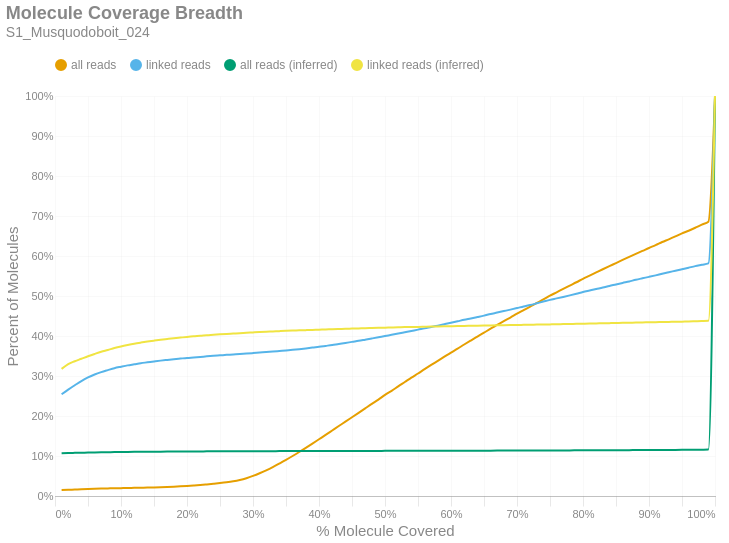

The code cell stored with this chart in its notebook:
### Markdown cell above
### Molecule Read Coverage
This chart shows molecule coverage breadth as computed by the number of bases aligned to that molecule. In other words, "*how much of each unique long molecule is actually sequenced/aligned?*" Keep in mind there is a distinction between sequences and alignments, since some sequences belonging to a particular molecule may not align well and wouldn't appear in the alignment data. This chart also shows molecule coverage breadth as computed by the *inferred fragment* from which the aligned sequences originate. Unlike read coverage, this calculation takes into account the total insert size, including unsequenced gaps between the forward and reverse reads. Like the previous figures, these are cumulative percents.

### Code cell
if SKIPLR:
    print_html(f"Skipped")
else:
    binned_df = consolidated_hist(valids['coverage_bp'], mask, 0.01, True)
    binned_df_inf = consolidated_hist(valids['coverage_inserts'], mask, 0.01, True)
    binned_df = binned_df.with_columns(pl.lit(binned_df_inf['all reads (cumsum)']).alias('all reads (inferred)'))
    binned_df = binned_df.with_columns(pl.lit(binned_df_inf['linked reads (cumsum)']).alias('linked reads (inferred)'))
    binned_df = binned_df.with_columns(
        (pl.col('bin').cast(pl.Float64) + 0.01).alias('right_edge')
    )

    with SafeRender(binned_df):
        (
            density_plot(binned_df, 'Molecule Coverage Breadth', samplename, 'molcov', ['all reads (inferred)','linked reads (inferred)'])
            .encode(
                #x=alt.X('bin:Q', title="% Molecule Covered").axis(format = '%').scale(padding=0),
                x=alt.X('right_edge:Q', title="% Molecule Covered").axis(format='%').scale(padding=0),
                y=alt.Y('value:Q', title='Percent of Molecules')
                    .axis(format='%')
                    .stack(False)
                    .scale(domainMin=0, padding=0),
                color=alt.Color("key:N").scale(domain = ["all reads", "linked reads", "all reads (inferred)", "linked reads (inferred)"]),
                tooltip = [
                    alt.Tooltip("key:N", title = "Data Type"),
                    alt.Tooltip("range_label:N", title="% Molecule Covered"),
                    alt.Tooltip("value:Q", format = ".2%", title="% Molecules")
                ]
            )
        ).display()

### Figure 1 — Vega-Lite specification as saved in the notebook (floating-point values rounded to 4 significant figures)
{"width": "container", "height": 400, "config": {"title": {"anchor": "start", "dy": -15, "fontSize": 18, "color": "#888888", "subtitleColor": "#888888", "subtitleFontSize": 14}, "arc": {"fill": "#0072B2"}, "axis": {"domainColor": "#888888", "domainWidth": 0.5, "gridWidth": 0.2, "grid": false, "titleFontWeight": 400, "titleFontSize": 15, "labelFontSize": 11, "labelColor": "#888888", "tickColor": "#888888", "tickWidth": 0.2, "titleColor": "#888888"}, "axisBand": {"grid": false}, "axisX": {"grid": true, "tickSize": 10, "domainCap": "round"}, "axisY": {"domain": false, "grid": true, "tickSize": 0, "domainCap": "round"}, "background": "transparent", "header": {"labelFontSize": 15, "labelColor": "#888888", "titleFontSize": 15, "titleFontWeight": 600, "titleColor": "#888888"}, "legend": {"labelFont": "sans-serif", "labelFontSize": 12, "labelColor": "#888888", "symbolSize": 100, "symbolType": "circle", "titleFontSize": 12, "titlePadding": 10, "titleColor": "#888888", "title": null, "orient": "top"}, "range": {"category": ["#E69F00", "#56B4E9", "#009E73", "#F0E442", "#0072B2", "#D55E00", "#CC79A7", "#000000"], "diverging": ["#cfe8f3", "#a2d4ec", "#73bfe2", "#46abdb", "#1696d2", "#12719e"]}, "area": {"fill": "#0072B2", "fillOpacity": 0.7, "line": true, "strokeOpacity": 0.7}, "line": {"color": "#0072B2", "stroke": "#0072B2", "strokeWidth": 2}, "trail": {"color": "#0072B2", "stroke": "#0072B2", "strokeWidth": 0, "size": 1}, "point": {"filled": true, "fillOpacity": 1.0, "size": 95}, "text": {"color": "#888888", "fontSize": 11, "align": "right", "fontWeight": 400, "size": 11}, "bar": {"fill": "#0072B2", "stroke": null}, "view": {"stroke": null, "continuousWidth": 660, "continuousHeight": 400}}, "data": {"name": "data-68e286b307b3de48590c637b1cf5dc15"}, "mark": {"type": "line", "interpolate": "monotone", "point": {"opacity": 0, "size": 275}}, "encoding": {"color": {"field": "key", "scale": {"domain": ["all reads", "linked reads", "all reads (inferred)", "linked reads (inferred)"]}, "type": "nominal"}, "tooltip": [{"field": "key", "title": "Data Type", "type": "nominal"}, {"field": "range_label", "title": "% Molecule Covered", "type": "nominal"}, {"field": "value", "format": ".2%", "title": "% Molecules", "type": "quantitative"}], "x": {"axis": {"format": "%"}, "field": "right_edge", "scale": {"padding": 0}, "title": "% Molecule Covered", "type": "quantitative"}, "y": {"axis": {"format": "%"}, "field": "value", "scale": {"domainMin": 0, "padding": 0}, "stack": false, "title": "Percent of Molecules", "type": "quantitative"}}, "params": [{"name": "param_c36ac31b6afebe62", "select": {"type": "point", "fields": ["key"]}, "bind": "legend"}], "title": {"text": "Molecule Coverage Breadth", "subtitle": "S1_Musquodoboit_024"}, "transform": [{"fold": ["all reads (cumsum)", "linked reads (cumsum)", "all reads (inferred)", "linked reads (inferred)"]}, {"calculate": "replace(datum.key, ' (cumsum)', '')", "as": "key"}, {"filter": {"param": "param_c36ac31b6afebe62"}}], "usermeta": {"embedOptions": {"downloadFileName": "S1_Musquodoboit_024.molcov"}}, "$schema": "https://vega.github.io/schema/vega-lite/v6.1.0.json", "datasets": {"data-68e286b307b3de48590c637b1cf5dc15": [{"bin": "0.0", "interval": "0.0-0.01", "all reads": 0.0147, "linked reads": 0.2545, "all reads (cumsum)": 0.0147, "linked reads (cumsum)": 0.2545, "range_label": "0.0-0.01", "all reads (inferred)": 0.1068, "linked reads (inferred)": 0.3178, "right_edge": 0.01}, {"bin": "0.01", "interval": "0.01-0.02", "all reads": 0.0007849, "linked reads": 0.01147, "all reads (cumsum)": 0.01549, "linked reads (cumsum)": 0.2659, "range_label": "0.01-0.02", "all reads (inferred)": 0.1075, "linked reads (inferred)": 0.3298, "right_edge": 0.02}, {"bin": "0.02", "interval": "0.02-0.03", "all reads": 0.0007235, "linked reads": 0.01092, "all reads (cumsum)": 0.01621, "linked reads (cumsum)": 0.2769, "range_label": "0.02-0.03", "all reads (inferred)": 0.1079, "linked reads (inferred)": 0.3369, "right_edge": 0.03}, {"bin": "0.03", "interval": "0.03-0.04", "all reads": 0.0007484, "linked reads": 0.01056, "all reads (cumsum)": 0.01696, "linked reads (cumsum)": 0.2874, "range_label": "0.03-0.04", "all reads (inferred)": 0.1082, "linked reads (inferred)": 0.3431, "right_edge": 0.04}, {"bin": "0.04", "interval": "0.04-0.05", "all reads": 0.0006142, "linked reads": 0.008957, "all reads (cumsum)": 0.01757, "linked reads (cumsum)": 0.2964, "range_label": "0.04-0.05", "all reads (inferred)": 0.1086, "linked reads (inferred)": 0.3494, "right_edge": 0.05}, {"bin": "0.05", "interval": "0.05-0.06", "all reads": 0.0005437, "linked reads": 0.007431, "all reads (cumsum)": 0.01812, "linked reads (cumsum)": 0.3038, "range_label": "0.05-0.06", "all reads (inferred)": 0.109, "linked reads (inferred)": 0.3552, "right_edge": 0.06}, {"bin": "0.06", "interval": "0.06-0.07", "all reads": 0.0004401, "linked reads": 0.005971, "all reads (cumsum)": 0.01856, "linked reads (cumsum)": 0.3098, "range_label": "0.06-0.07", "all reads (inferred)": 0.1093, "linked reads (inferred)": 0.3606, "right_edge": 0.07}, {"bin": "0.07", "interval": "0.07-0.08", "all reads": 0.000385, "linked reads": 0.005017, "all reads (cumsum)": 0.01894, "linked reads (cumsum)": 0.3148, "range_label": "0.07-0.08", "all reads (inferred)": 0.1095, "linked reads (inferred)": 0.365, "right_edge": 0.08}, {"bin": "0.08", "interval": "0.08-0.09", "all reads": 0.0003864, "linked reads": 0.004773, "all reads (cumsum)": 0.01933, "linked reads (cumsum)": 0.3196, "range_label": "0.08-0.09", "all reads (inferred)": 0.1098, "linked reads (inferred)": 0.3698, "right_edge": 0.09}, {"bin": "0.09", "interval": "0.09-0.1", "all reads": 0.0003538, "linked reads": 0.003603, "all reads (cumsum)": 0.01968, "linked reads (cumsum)": 0.3232, "range_label": "0.09-0.1", "all reads (inferred)": 0.11, "linked reads (inferred)": 0.3739, "right_edge": 0.1}, {"bin": "0.1", "interval": "0.1-0.11", "all reads": 0.0003519, "linked reads": 0.003379, "all reads (cumsum)": 0.02003, "linked reads (cumsum)": 0.3265, "range_label": "0.1-0.11", "all reads (inferred)": 0.1102, "linked reads (inferred)": 0.3774, "right_edge": 0.11}, {"bin": "0.11", "interval": "0.11-0.12", "all reads": 0.0003275, "linked reads": 0.002724, "all reads (cumsum)": 0.02036, "linked reads (cumsum)": 0.3293, "range_label": "0.11-0.12", "all reads (inferred)": 0.1104, "linked reads (inferred)": 0.3807, "right_edge": 0.12}, {"bin": "0.12", "interval": "0.12-0.13", "all reads": 0.0003586, "linked reads": 0.002752, "all reads (cumsum)": 0.02072, "linked reads (cumsum)": 0.332, "range_label": "0.12-0.13", "all reads (inferred)": 0.1105, "linked reads (inferred)": 0.3835, "right_edge": 0.13}, {"bin": "0.13", "interval": "0.13-0.14", "all reads": 0.0003457, "linked reads": 0.002143, "all reads (cumsum)": 0.02107, "linked reads (cumsum)": 0.3342, "range_label": "0.13-0.14", "all reads (inferred)": 0.1107, "linked reads (inferred)": 0.386, "right_edge": 0.14}, {"bin": "0.14", "interval": "0.14-0.15", "all reads": 0.0004051, "linked reads": 0.002171, "all reads (cumsum)": 0.02147, "linked reads (cumsum)": 0.3363, "range_label": "0.14-0.15", "all reads (inferred)": 0.1108, "linked reads (inferred)": 0.3883, "right_edge": 0.15}, {"bin": "0.15", "interval": "0.15-0.16", "all reads": 0.0004862, "linked reads": 0.002096, "all reads (cumsum)": 0.02196, "linked reads (cumsum)": 0.3384, "range_label": "0.15-0.16", "all reads (inferred)": 0.1109, "linked reads (inferred)": 0.3905, "right_edge": 0.16}, {"bin": "0.16", "interval": "0.16-0.17", "all reads": 0.0005869, "linked reads": 0.001788, "all reads (cumsum)": 0.02254, "linked reads (cumsum)": 0.3402, "range_label": "0.16-0.17", "all reads (inferred)": 0.111, "linked reads (inferred)": 0.3924, "right_edge": 0.17}, {"bin": "0.17", "interval": "0.17-0.18", "all reads": 0.0007158, "linked reads": 0.001713, "all reads (cumsum)": 0.02326, "linked reads (cumsum)": 0.3419, "range_label": "0.17-0.18", "all reads (inferred)": 0.1111, "linked reads (inferred)": 0.3943, "right_edge": 0.18}, {"bin": "0.18", "interval": "0.18-0.19", "all reads": 0.0008525, "linked reads": 0.00161, "all reads (cumsum)": 0.02411, "linked reads (cumsum)": 0.3435, "range_label": "0.18-0.19", "all reads (inferred)": 0.1112, "linked reads (inferred)": 0.396, "right_edge": 0.19}, {"bin": "0.19", "interval": "0.19-0.2", "all reads": 0.0009953, "linked reads": 0.001591, "all reads (cumsum)": 0.02511, "linked reads (cumsum)": 0.3451, "range_label": "0.19-0.2", "all reads (inferred)": 0.1113, "linked reads (inferred)": 0.3978, "right_edge": 0.2}, {"bin": "0.2", "interval": "0.2-0.21", "all reads": 0.001138, "linked reads": 0.001226, "all reads (cumsum)": 0.02625, "linked reads (cumsum)": 0.3464, "range_label": "0.2-0.21", "all reads (inferred)": 0.1114, "linked reads (inferred)": 0.3993, "right_edge": 0.21}, {"bin": "0.21", "interval": "0.21-0.22", "all reads": 0.001243, "linked reads": 0.00132, "all reads (cumsum)": 0.02749, "linked reads (cumsum)": 0.3477, "range_label": "0.21-0.22", "all reads (inferred)": 0.1115, "linked reads (inferred)": 0.4004, "right_edge": 0.22}, {"bin": "0.22", "interval": "0.22-0.23", "all reads": 0.001486, "linked reads": 0.001488, "all reads (cumsum)": 0.02898, "linked reads (cumsum)": 0.3492, "range_label": "0.22-0.23", "all reads (inferred)": 0.1116, "linked reads (inferred)": 0.4019, "right_edge": 0.23}, {"bin": "0.23", "interval": "0.23-0.24", "all reads": 0.001563, "linked reads": 0.001292, "all reads (cumsum)": 0.03054, "linked reads (cumsum)": 0.3505, "range_label": "0.23-0.24", "all reads (inferred)": 0.1116, "linked reads (inferred)": 0.4029, "right_edge": 0.24}, {"bin": "0.24", "interval": "0.24-0.25", "all reads": 0.001681, "linked reads": 0.001189, "all reads (cumsum)": 0.03222, "linked reads (cumsum)": 0.3516, "range_label": "0.24-0.25", "all reads (inferred)": 0.1117, "linked reads (inferred)": 0.4041, "right_edge": 0.25}, {"bin": "0.25", "interval": "0.25-0.26", "all reads": 0.001959, "linked reads": 0.001207, "all reads (cumsum)": 0.03418, "linked reads (cumsum)": 0.3529, "range_label": "0.25-0.26", "all reads (inferred)": 0.1118, "linked reads (inferred)": 0.4051, "right_edge": 0.26}, {"bin": "0.26", "interval": "0.26-0.27", "all reads": 0.002502, "linked reads": 0.001161, "all reads (cumsum)": 0.03668, "linked reads (cumsum)": 0.354, "range_label": "0.26-0.27", "all reads (inferred)": 0.1118, "linked reads (inferred)": 0.4061, "right_edge": 0.27}, {"bin": "0.27", "interval": "0.27-0.28", "all reads": 0.003365, "linked reads": 0.001217, "all reads (cumsum)": 0.04005, "linked reads (cumsum)": 0.3552, "range_label": "0.27-0.28", "all reads (inferred)": 0.1119, "linked reads (inferred)": 0.4071, "right_edge": 0.28}, {"bin": "0.28", "interval": "0.28-0.29", "all reads": 0.004504, "linked reads": 0.0008891, "all reads (cumsum)": 0.04455, "linked reads (cumsum)": 0.3561, "range_label": "0.28-0.29", "all reads (inferred)": 0.1119, "linked reads (inferred)": 0.408, "right_edge": 0.29}, {"bin": "0.29", "interval": "0.29-0.3", "all reads": 0.00567, "linked reads": 0.001161, "all reads (cumsum)": 0.05022, "linked reads (cumsum)": 0.3573, "range_label": "0.29-0.3", "all reads (inferred)": 0.112, "linked reads (inferred)": 0.409, "right_edge": 0.3}, {"bin": "0.3", "interval": "0.3-0.31", "all reads": 0.006585, "linked reads": 0.001273, "all reads (cumsum)": 0.0568, "linked reads (cumsum)": 0.3586, "range_label": "0.3-0.31", "all reads (inferred)": 0.1121, "linked reads (inferred)": 0.4099, "right_edge": 0.31}, {"bin": "0.31", "interval": "0.31-0.32", "all reads": 0.007429, "linked reads": 0.001189, "all reads (cumsum)": 0.06423, "linked reads (cumsum)": 0.3597, "range_label": "0.31-0.32", "all reads (inferred)": 0.1121, "linked reads (inferred)": 0.4107, "right_edge": 0.32}, {"bin": "0.32", "interval": "0.32-0.33", "all reads": 0.008134, "linked reads": 0.001338, "all reads (cumsum)": 0.07237, "linked reads (cumsum)": 0.3611, "range_label": "0.32-0.33", "all reads (inferred)": 0.1121, "linked reads (inferred)": 0.4114, "right_edge": 0.33}, {"bin": "0.33", "interval": "0.33-0.34", "all reads": 0.008809, "linked reads": 0.001479, "all reads (cumsum)": 0.08118, "linked reads (cumsum)": 0.3626, "range_label": "0.33-0.34", "all reads (inferred)": 0.1122, "linked reads (inferred)": 0.4122, "right_edge": 0.34}, {"bin": "0.34", "interval": "0.34-0.35", "all reads": 0.009119, "linked reads": 0.001488, "all reads (cumsum)": 0.0903, "linked reads (cumsum)": 0.364, "range_label": "0.34-0.35", "all reads (inferred)": 0.1122, "linked reads (inferred)": 0.4129, "right_edge": 0.35}, {"bin": "0.35", "interval": "0.35-0.36", "all reads": 0.009684, "linked reads": 0.00146, "all reads (cumsum)": 0.09998, "linked reads (cumsum)": 0.3655, "range_label": "0.35-0.36", "all reads (inferred)": 0.1123, "linked reads (inferred)": 0.4135, "right_edge": 0.36}, {"bin": "0.36", "interval": "0.36-0.37", "all reads": 0.01, "linked reads": 0.001647, "all reads (cumsum)": 0.11, "linked reads (cumsum)": 0.3672, "range_label": "0.36-0.37", "all reads (inferred)": 0.1123, "linked reads (inferred)": 0.4141, "right_edge": 0.37}, {"bin": "0.37", "interval": "0.37-0.38", "all reads": 0.01038, "linked reads": 0.001853, "all reads (cumsum)": 0.1204, "linked reads (cumsum)": 0.369, "range_label": "0.37-0.38", "all reads (inferred)": 0.1124, "linked reads (inferred)": 0.4147, "right_edge": 0.38}, {"bin": "0.38", "interval": "0.38-0.39", "all reads": 0.01058, "linked reads": 0.002143, "all reads (cumsum)": 0.1309, "linked reads (cumsum)": 0.3711, "range_label": "0.38-0.39", "all reads (inferred)": 0.1124, "linked reads (inferred)": 0.4153, "right_edge": 0.39}, {"bin": "0.39", "interval": "0.39-0.4", "all reads": 0.01088, "linked reads": 0.001872, "all reads (cumsum)": 0.1418, "linked reads (cumsum)": 0.373, "range_label": "0.39-0.4", "all reads (inferred)": 0.1124, "linked reads (inferred)": 0.4158, "right_edge": 0.4}, {"bin": "0.4", "interval": "0.4-0.41", "all reads": 0.01081, "linked reads": 0.002246, "all reads (cumsum)": 0.1526, "linked reads (cumsum)": 0.3753, "range_label": "0.4-0.41", "all reads (inferred)": 0.1125, "linked reads (inferred)": 0.4164, "right_edge": 0.41}, {"bin": "0.41", "interval": "0.41-0.42", "all reads": 0.01113, "linked reads": 0.002274, "all reads (cumsum)": 0.1638, "linked reads (cumsum)": 0.3775, "range_label": "0.41-0.42", "all reads (inferred)": 0.1125, "linked reads (inferred)": 0.4168, "right_edge": 0.42}, {"bin": "0.42", "interval": "0.42-0.43", "all reads": 0.01115, "linked reads": 0.002611, "all reads (cumsum)": 0.1749, "linked reads (cumsum)": 0.3802, "range_label": "0.42-0.43", "all reads (inferred)": 0.1126, "linked reads (inferred)": 0.4174, "right_edge": 0.43}, {"bin": "0.43", "interval": "0.43-0.44", "all reads": 0.01085, "linked reads": 0.002424, "all reads (cumsum)": 0.1858, "linked reads (cumsum)": 0.3826, "range_label": "0.43-0.44", "all reads (inferred)": 0.1126, "linked reads (inferred)": 0.418, "right_edge": 0.44}, {"bin": "0.44", "interval": "0.44-0.45", "all reads": 0.01108, "linked reads": 0.002714, "all reads (cumsum)": 0.1968, "linked reads (cumsum)": 0.3853, "range_label": "0.44-0.45", "all reads (inferred)": 0.1126, "linked reads (inferred)": 0.4185, "right_edge": 0.45}, {"bin": "0.45", "interval": "0.45-0.46", "all reads": 0.01111, "linked reads": 0.002564, "all reads (cumsum)": 0.2079, "linked reads (cumsum)": 0.3879, "range_label": "0.45-0.46", "all reads (inferred)": 0.1127, "linked reads (inferred)": 0.419, "right_edge": 0.46}, {"bin": "0.46", "interval": "0.46-0.47", "all reads": 0.01115, "linked reads": 0.002957, "all reads (cumsum)": 0.2191, "linked reads (cumsum)": 0.3908, "range_label": "0.46-0.47", "all reads (inferred)": 0.1127, "linked reads (inferred)": 0.4195, "right_edge": 0.47}, {"bin": "0.47", "interval": "0.47-0.48", "all reads": 0.01111, "linked reads": 0.002976, "all reads (cumsum)": 0.2302, "linked reads (cumsum)": 0.3938, "range_label": "0.47-0.48", "all reads (inferred)": 0.1127, "linked reads (inferred)": 0.42, "right_edge": 0.48}, {"bin": "0.48", "interval": "0.48-0.49", "all reads": 0.01064, "linked reads": 0.003032, "all reads (cumsum)": 0.2409, "linked reads (cumsum)": 0.3968, "range_label": "0.48-0.49", "all reads (inferred)": 0.1128, "linked reads (inferred)": 0.4204, "right_edge": 0.49}, {"bin": "0.49", "interval": "0.49-0.5", "all reads": 0.01201, "linked reads": 0.003163, "all reads (cumsum)": 0.2529, "linked reads (cumsum)": 0.4, "range_label": "0.49-0.5", "all reads (inferred)": 0.1128, "linked reads (inferred)": 0.4209, "right_edge": 0.5}, {"bin": "0.5", "interval": "0.5-0.51", "all reads": 0.01004, "linked reads": 0.002948, "all reads (cumsum)": 0.2629, "linked reads (cumsum)": 0.4029, "range_label": "0.5-0.51", "all reads (inferred)": 0.1129, "linked reads (inferred)": 0.4214, "right_edge": 0.51}, {"bin": "0.51", "interval": "0.51-0.52", "all reads": 0.0112, "linked reads": 0.003126, "all reads (cumsum)": 0.2741, "linked reads (cumsum)": 0.4061, "range_label": "0.51-0.52", "all reads (inferred)": 0.1129, "linked reads (inferred)": 0.4218, "right_edge": 0.52}, {"bin": "0.52", "interval": "0.52-0.53", "all reads": 0.01083, "linked reads": 0.003276, "all reads (cumsum)": 0.2849, "linked reads (cumsum)": 0.4093, "range_label": "0.52-0.53", "all reads (inferred)": 0.1129, "linked reads (inferred)": 0.4223, "right_edge": 0.53}, {"bin": "0.53", "interval": "0.53-0.54", "all reads": 0.01087, "linked reads": 0.003266, "all reads (cumsum)": 0.2958, "linked reads (cumsum)": 0.4126, "range_label": "0.53-0.54", "all reads (inferred)": 0.113, "linked reads (inferred)": 0.4225, "right_edge": 0.54}, {"bin": "0.54", "interval": "0.54-0.55", "all reads": 0.01041, "linked reads": 0.003351, "all reads (cumsum)": 0.3062, "linked reads (cumsum)": 0.4159, "range_label": "0.54-0.55", "all reads (inferred)": 0.113, "linked reads (inferred)": 0.4228, "right_edge": 0.55}, {"bin": "0.55", "interval": "0.55-0.56", "all reads": 0.0108, "linked reads": 0.003089, "all reads (cumsum)": 0.317, "linked reads (cumsum)": 0.419, "range_label": "0.55-0.56", "all reads (inferred)": 0.113, "linked reads (inferred)": 0.4231, "right_edge": 0.56}, {"bin": "0.56", "interval": "0.56-0.57", "all reads": 0.01059, "linked reads": 0.00351, "all reads (cumsum)": 0.3276, "linked reads (cumsum)": 0.4225, "range_label": "0.56-0.57", "all reads (inferred)": 0.1131, "linked reads (inferred)": 0.4234, "right_edge": 0.57}, {"bin": "0.57", "interval": "0.57-0.58", "all reads": 0.01028, "linked reads": 0.003416, "all reads (cumsum)": 0.3379, "linked reads (cumsum)": 0.426, "range_label": "0.57-0.58", "all reads (inferred)": 0.1131, "linked reads (inferred)": 0.4238, "right_edge": 0.58}, {"bin": "0.58", "interval": "0.58-0.59", "all reads": 0.01038, "linked reads": 0.003528, "all reads (cumsum)": 0.3483, "linked reads (cumsum)": 0.4295, "range_label": "0.58-0.59", "all reads (inferred)": 0.1131, "linked reads (inferred)": 0.4242, "right_edge": 0.59}, {"bin": "0.59", "interval": "0.59-0.6", "all reads": 0.01036, "linked reads": 0.003566, "all reads (cumsum)": 0.3586, "linked reads (cumsum)": 0.4331, "range_label": "0.59-0.6", "all reads (inferred)": 0.1132, "linked reads (inferred)": 0.4245, "right_edge": 0.6}, {"bin": "0.6", "interval": "0.6-0.61", "all reads": 0.009848, "linked reads": 0.00365, "all reads (cumsum)": 0.3685, "linked reads (cumsum)": 0.4367, "range_label": "0.6-0.61", "all reads (inferred)": 0.1132, "linked reads (inferred)": 0.4248, "right_edge": 0.61}, {"bin": "0.61", "interval": "0.61-0.62", "all reads": 0.01029, "linked reads": 0.003893, "all reads (cumsum)": 0.3788, "linked reads (cumsum)": 0.4406, "range_label": "0.61-0.62", "all reads (inferred)": 0.1133, "linked reads (inferred)": 0.4252, "right_edge": 0.62}, {"bin": "0.62", "interval": "0.62-0.63", "all reads": 0.00994, "linked reads": 0.003294, "all reads (cumsum)": 0.3887, "linked reads (cumsum)": 0.4439, "range_label": "0.62-0.63", "all reads (inferred)": 0.1133, "linked reads (inferred)": 0.4255, "right_edge": 0.63}, {"bin": "0.63", "interval": "0.63-0.64", "all reads": 0.009776, "linked reads": 0.0035, "all reads (cumsum)": 0.3985, "linked reads (cumsum)": 0.4474, "range_label": "0.63-0.64", "all reads (inferred)": 0.1133, "linked reads (inferred)": 0.4258, "right_edge": 0.64}, {"bin": "0.64", "interval": "0.64-0.65", "all reads": 0.009757, "linked reads": 0.003585, "all reads (cumsum)": 0.4082, "linked reads (cumsum)": 0.451, "range_label": "0.64-0.65", "all reads (inferred)": 0.1134, "linked reads (inferred)": 0.4261, "right_edge": 0.65}, {"bin": "0.65", "interval": "0.65-0.66", "all reads": 0.01001, "linked reads": 0.004043, "all reads (cumsum)": 0.4182, "linked reads (cumsum)": 0.455, "range_label": "0.65-0.66", "all reads (inferred)": 0.1134, "linked reads (inferred)": 0.4265, "right_edge": 0.66}, {"bin": "0.66", "interval": "0.66-0.67", "all reads": 0.00933, "linked reads": 0.003528, "all reads (cumsum)": 0.4276, "linked reads (cumsum)": 0.4586, "range_label": "0.66-0.67", "all reads (inferred)": 0.1135, "linked reads (inferred)": 0.4268, "right_edge": 0.67}, {"bin": "0.67", "interval": "0.67-0.68", "all reads": 0.009425, "linked reads": 0.003706, "all reads (cumsum)": 0.437, "linked reads (cumsum)": 0.4623, "range_label": "0.67-0.68", "all reads (inferred)": 0.1135, "linked reads (inferred)": 0.427, "right_edge": 0.68}, {"bin": "0.68", "interval": "0.68-0.69", "all reads": 0.009132, "linked reads": 0.003706, "all reads (cumsum)": 0.4461, "linked reads (cumsum)": 0.466, "range_label": "0.68-0.69", "all reads (inferred)": 0.1136, "linked reads (inferred)": 0.4273, "right_edge": 0.69}, {"bin": "0.69", "interval": "0.69-0.7", "all reads": 0.009505, "linked reads": 0.003893, "all reads (cumsum)": 0.4556, "linked reads (cumsum)": 0.4699, "range_label": "0.69-0.7", "all reads (inferred)": 0.1136, "linked reads (inferred)": 0.4276, "right_edge": 0.7}, {"bin": "0.7", "interval": "0.7-0.71", "all reads": 0.009021, "linked reads": 0.004109, "all reads (cumsum)": 0.4647, "linked reads (cumsum)": 0.474, "range_label": "0.7-0.71", "all reads (inferred)": 0.1136, "linked reads (inferred)": 0.4279, "right_edge": 0.71}, {"bin": "0.71", "interval": "0.71-0.72", "all reads": 0.008964, "linked reads": 0.0035, "all reads (cumsum)": 0.4736, "linked reads (cumsum)": 0.4775, "range_label": "0.71-0.72", "all reads (inferred)": 0.1137, "linked reads (inferred)": 0.4282, "right_edge": 0.72}, {"bin": "0.72", "interval": "0.72-0.73", "all reads": 0.009068, "linked reads": 0.004277, "all reads (cumsum)": 0.4827, "linked reads (cumsum)": 0.4817, "range_label": "0.72-0.73", "all reads (inferred)": 0.1137, "linked reads (inferred)": 0.4285, "right_edge": 0.73}, {"bin": "0.73", "interval": "0.73-0.74", "all reads": 0.008707, "linked reads": 0.004324, "all reads (cumsum)": 0.4914, "linked reads (cumsum)": 0.4861, "range_label": "0.73-0.74", "all reads (inferred)": 0.1138, "linked reads (inferred)": 0.4288, "right_edge": 0.74}, {"bin": "0.74", "interval": "0.74-0.75", "all reads": 0.009282, "linked reads": 0.004296, "all reads (cumsum)": 0.5007, "linked reads (cumsum)": 0.4904, "range_label": "0.74-0.75", "all reads (inferred)": 0.1139, "linked reads (inferred)": 0.429, "right_edge": 0.75}, {"bin": "0.75", "interval": "0.75-0.76", "all reads": 0.008488, "linked reads": 0.003641, "all reads (cumsum)": 0.5092, "linked reads (cumsum)": 0.494, "range_label": "0.75-0.76", "all reads (inferred)": 0.1139, "linked reads (inferred)": 0.4293, "right_edge": 0.76}, {"bin": "0.76", "interval": "0.76-0.77", "all reads": 0.008527, "linked reads": 0.003744, "all reads (cumsum)": 0.5177, "linked reads (cumsum)": 0.4977, "range_label": "0.76-0.77", "all reads (inferred)": 0.114, "linked reads (inferred)": 0.4298, "right_edge": 0.77}, {"bin": "0.77", "interval": "0.77-0.78", "all reads": 0.008361, "linked reads": 0.003865, "all reads (cumsum)": 0.5261, "linked reads (cumsum)": 0.5016, "range_label": "0.77-0.78", "all reads (inferred)": 0.114, "linked reads (inferred)": 0.4301, "right_edge": 0.78}, {"bin": "0.78", "interval": "0.78-0.79", "all reads": 0.008291, "linked reads": 0.004024, "all reads (cumsum)": 0.5343, "linked reads (cumsum)": 0.5056, "range_label": "0.78-0.79", "all reads (inferred)": 0.1141, "linked reads (inferred)": 0.4304, "right_edge": 0.79}, {"bin": "0.79", "interval": "0.79-0.8", "all reads": 0.008651, "linked reads": 0.004277, "all reads (cumsum)": 0.543, "linked reads (cumsum)": 0.5099, "range_label": "0.79-0.8", "all reads (inferred)": 0.1142, "linked reads (inferred)": 0.4308, "right_edge": 0.8}, {"bin": "0.8", "interval": "0.8-0.81", "all reads": 0.007831, "linked reads": 0.003753, "all reads (cumsum)": 0.5508, "linked reads (cumsum)": 0.5137, "range_label": "0.8-0.81", "all reads (inferred)": 0.1142, "linked reads (inferred)": 0.4312, "right_edge": 0.81}, {"bin": "0.81", "interval": "0.81-0.82", "all reads": 0.008033, "linked reads": 0.003744, "all reads (cumsum)": 0.5589, "linked reads (cumsum)": 0.5174, "range_label": "0.81-0.82", "all reads (inferred)": 0.1143, "linked reads (inferred)": 0.4315, "right_edge": 0.82}, {"bin": "0.82", "interval": "0.82-0.83", "all reads": 0.008004, "linked reads": 0.00365, "all reads (cumsum)": 0.5669, "linked reads (cumsum)": 0.5211, "range_label": "0.82-0.83", "all reads (inferred)": 0.1144, "linked reads (inferred)": 0.4318, "right_edge": 0.83}, {"bin": "0.83", "interval": "0.83-0.84", "all reads": 0.007854, "linked reads": 0.004071, "all reads (cumsum)": 0.5747, "linked reads (cumsum)": 0.5251, "range_label": "0.83-0.84", "all reads (inferred)": 0.1144, "linked reads (inferred)": 0.4322, "right_edge": 0.84}, {"bin": "0.84", "interval": "0.84-0.85", "all reads": 0.007618, "linked reads": 0.003734, "all reads (cumsum)": 0.5823, "linked reads (cumsum)": 0.5289, "range_label": "0.84-0.85", "all reads (inferred)": 0.1145, "linked reads (inferred)": 0.4325, "right_edge": 0.85}, {"bin": "0.85", "interval": "0.85-0.86", "all reads": 0.007766, "linked reads": 0.003865, "all reads (cumsum)": 0.5901, "linked reads (cumsum)": 0.5327, "range_label": "0.85-0.86", "all reads (inferred)": 0.1146, "linked reads (inferred)": 0.4329, "right_edge": 0.86}, {"bin": "0.86", "interval": "0.86-0.87", "all reads": 0.007527, "linked reads": 0.003734, "all reads (cumsum)": 0.5976, "linked reads (cumsum)": 0.5365, "range_label": "0.86-0.87", "all reads (inferred)": 0.1147, "linked reads (inferred)": 0.4332, "right_edge": 0.87}, {"bin": "0.87", "interval": "0.87-0.88", "all reads": 0.007607, "linked reads": 0.004118, "all reads (cumsum)": 0.6052, "linked reads (cumsum)": 0.5406, "range_label": "0.87-0.88", "all reads (inferred)": 0.1147, "linked reads (inferred)": 0.4336, "right_edge": 0.88}, {"bin": "0.88", "interval": "0.88-0.89", "all reads": 0.00739, "linked reads": 0.003669, "all reads (cumsum)": 0.6126, "linked reads (cumsum)": 0.5443, "range_label": "0.88-0.89", "all reads (inferred)": 0.1148, "linked reads (inferred)": 0.4338, "right_edge": 0.89}, {"bin": "0.89", "interval": "0.89-0.9", "all reads": 0.007456, "linked reads": 0.003566, "all reads (cumsum)": 0.6201, "linked reads (cumsum)": 0.5478, "range_label": "0.89-0.9", "all reads (inferred)": 0.1149, "linked reads (inferred)": 0.4343, "right_edge": 0.9}, {"bin": "0.9", "interval": "0.9-0.91", "all reads": 0.007056, "linked reads": 0.003716, "all reads (cumsum)": 0.6271, "linked reads (cumsum)": 0.5515, "range_label": "0.9-0.91", "all reads (inferred)": 0.115, "linked reads (inferred)": 0.4346, "right_edge": 0.91}, {"bin": "0.91", "interval": "0.91-0.92", "all reads": 0.007767, "linked reads": 0.004024, "all reads (cumsum)": 0.6349, "linked reads (cumsum)": 0.5556, "range_label": "0.91-0.92", "all reads (inferred)": 0.1151, "linked reads (inferred)": 0.4349, "right_edge": 0.92}, {"bin": "0.92", "interval": "0.92-0.93", "all reads": 0.006779, "linked reads": 0.003837, "all reads (cumsum)": 0.6417, "linked reads (cumsum)": 0.5594, "range_label": "0.92-0.93", "all reads (inferred)": 0.1152, "linked reads (inferred)": 0.4352, "right_edge": 0.93}, {"bin": "0.93", "interval": "0.93-0.94", "all reads": 0.007206, "linked reads": 0.003781, "all reads (cumsum)": 0.6489, "linked reads (cumsum)": 0.5632, "range_label": "0.93-0.94", "all reads (inferred)": 0.1153, "linked reads (inferred)": 0.4355, "right_edge": 0.94}, {"bin": "0.94", "interval": "0.94-0.95", "all reads": 0.007841, "linked reads": 0.003809, "all reads (cumsum)": 0.6567, "linked reads (cumsum)": 0.567, "range_label": "0.94-0.95", "all reads (inferred)": 0.1154, "linked reads (inferred)": 0.4359, "right_edge": 0.95}, {"bin": "0.95", "interval": "0.95-0.96", "all reads": 0.00639, "linked reads": 0.003809, "all reads (cumsum)": 0.6631, "linked reads (cumsum)": 0.5708, "range_label": "0.95-0.96", "all reads (inferred)": 0.1155, "linked reads (inferred)": 0.4363, "right_edge": 0.96}, {"bin": "0.96", "interval": "0.96-0.97", "all reads": 0.007476, "linked reads": 0.003847, "all reads (cumsum)": 0.6706, "linked reads (cumsum)": 0.5746, "range_label": "0.96-0.97", "all reads (inferred)": 0.1156, "linked reads (inferred)": 0.4367, "right_edge": 0.97}, {"bin": "0.97", "interval": "0.97-0.98", "all reads": 0.007849, "linked reads": 0.003482, "all reads (cumsum)": 0.6784, "linked reads (cumsum)": 0.5781, "range_label": "0.97-0.98", "all reads (inferred)": 0.1157, "linked reads (inferred)": 0.4372, "right_edge": 0.98}, {"bin": "0.98", "interval": "0.98-0.99", "all reads": 0.007284, "linked reads": 0.0035, "all reads (cumsum)": 0.6857, "linked reads (cumsum)": 0.5816, "range_label": "0.98-0.99", "all reads (inferred)": 0.116, "linked reads (inferred)": 0.4378, "right_edge": 0.99}, {"bin": "0.99", "interval": "0.99-1.0", "all reads": 0.3143, "linked reads": 0.4184, "all reads (cumsum)": 1.0, "linked reads (cumsum)": 1.0, "range_label": "0.99-1.0", "all reads (inferred)": 1.0, "linked reads (inferred)": 1.0, "right_edge": 1.0}]}}
